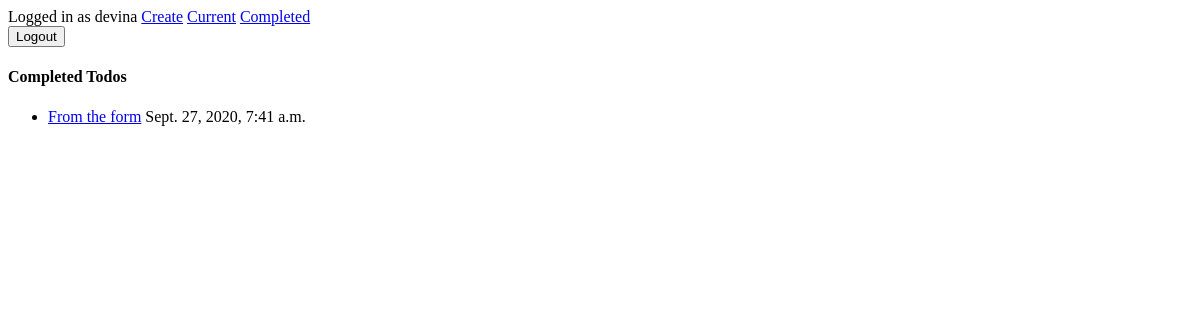
/completed/ (signed in), run on an earlier commit of the app's database.
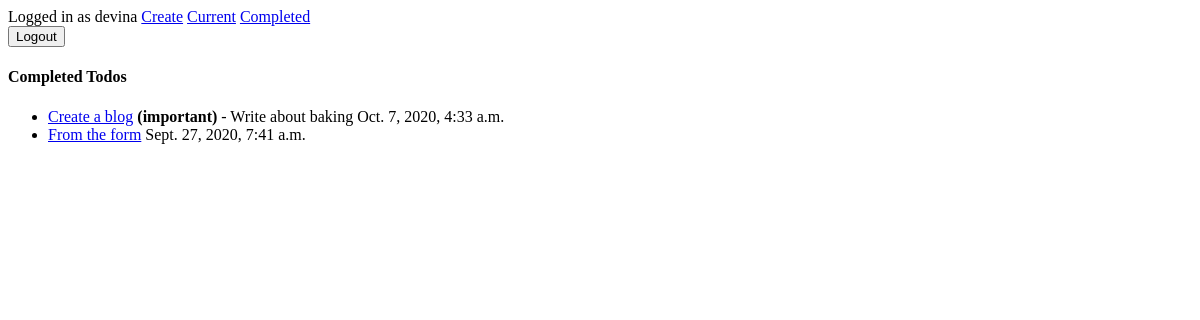
And on a later commit of the database.
### todoapp/models.py (models this page shows, shortened)
class Todo(models.Model):
    title = models.CharField(max_length=100)
    memo = models.TextField(blank=True)
    created = models.DateTimeField(auto_now_add=True)
    datecomlpleted = models.DateTimeField(null=True, blank=True)
    important = models.BooleanField(default=False)
    user = models.ForeignKey(User, on_delete=models.CASCADE)

### todoapp/views.py (the view)
# urls.py: path('completed/', views.completedtodos, name='completedtodos'),
@login_required
def completedtodos(request):
    todos = Todo.objects.filter(user=request.user, datecomlpleted__isnull=False).order_by('-datecomlpleted')
    return render(request, 'todoapp/completedtodos.html', {'todos': todos})

### todoapp/templates/todoapp/completedtodos.html
{% extends 'todoapp/base.html' %}
{% block content %}
    <h4>Completed Todos</h4>
    <ul>
        {% for todo in todos %}
        <li>
            <a href="{% url 'viewtodo' todo.id %}">{{ todo.title }}</a>
            {% if todo.important  %} <b>(important)</b> {% endif %}
            {% if todo.memo  %} - {{ todo.memo }} {% endif %}
            {{ todo.datecomlpleted }}
        </li>
        {% endfor %}
    </ul>
{% endblock %}

What changed in the data, as far as the page shows it:
now on this page (row edited): Todo: title "Create a blog", important "(important)", memo "Write about baking", datecomlpleted "Oct. 7, 2020, 4:33 a.m."
